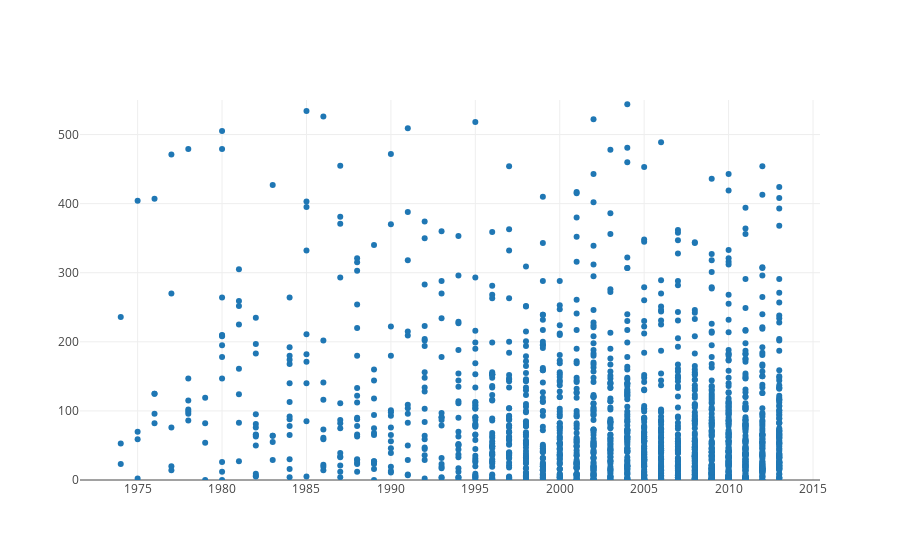

Notebook cell for this chart:
### Markdown cell above
Now imagine a data scientist in your company wants to take a crack at his own model for predicting a movie's revenue.  The data scientist notices, that in general, movies tend to make more money per year.

### Code cell
from graph import build_layout
years = list(map(lambda movie: movie['year'],movies))
years_and_revenues = trace_values(years, domestic_revenues, text = titles)
years_layout = build_layout(y_range = [0, 550])
plot([years_and_revenues], years_layout)

### Figure 1 — Plotly figure (JSON) as saved in the notebook; plotly's stock layout.template omitted (floating-point values rounded to 4 significant figures; data arrays with more than 128 entries replaced by an {"elided": "..."} marker saying what was removed)
{"data": [{"mode": "markers", "name": "data", "text": {"elided": "1776 str values"}, "type": "scatter", "uid": "458e3370-d35b-11e9-b35f-4fd71ab00a0b", "x": {"elided": "1794 int values"}, "y": {"elided": "1776 int values"}}], "layout": {"yaxis": {"range": [0, 550]}}}
